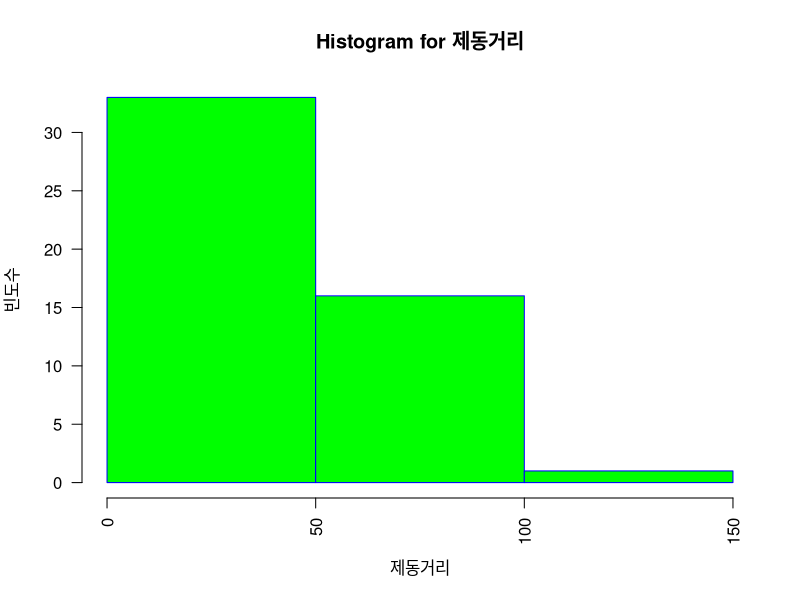
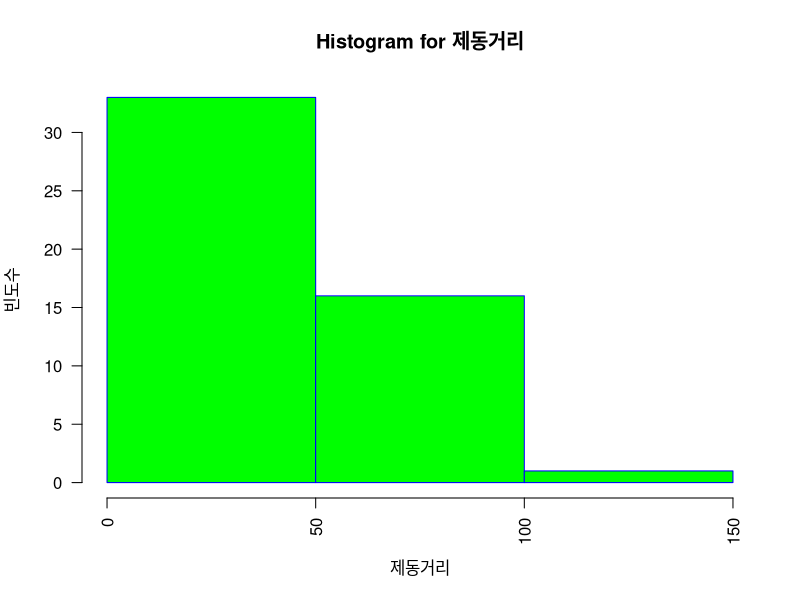
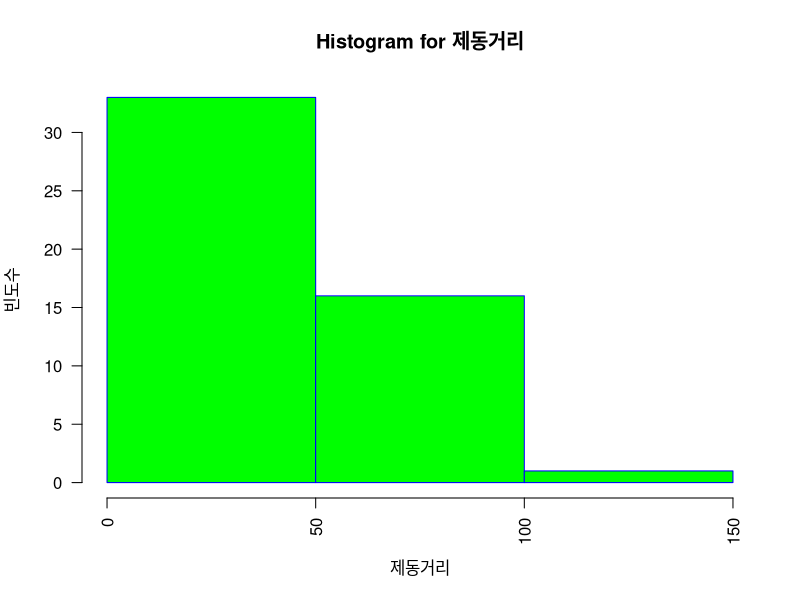
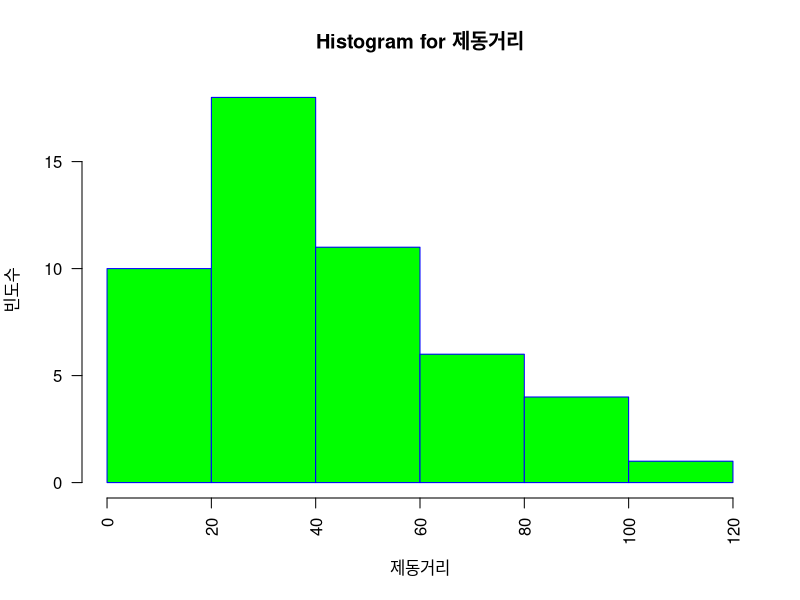

These charts were generated, in order, by the following R code:
str(cars)
head(cars)

dist <- cars[,2]                      # 자동차 제동거리
hist(dist,                            # 자료(data)
     main="Histogram for 제동거리",   # 제목
     xlab ="제동거리",                # x축 레이블
     ylab="빈도수",                   # y축 레이블
     border="blue",                   # 막대 테두리색
     col="green",                     # 막대 색
     las=2,                           # x축 글씨 방향(0~3)
     breaks=2)                        # 막대 개수 조절

hist(dist,                            # 자료(data)
     main="Histogram for 제동거리",   # 제목
     xlab ="제동거리",                # x축 레이블
     ylab="빈도수",                   # y축 레이블
     border="blue",                   # 막대 테두리색
     col="green",                     # 막대 색
     las=2,                           # x축 글씨 방향(0~3)
     breaks=3)                        # 막대 개수 조절

hist(dist,                            # 자료(data)
     main="Histogram for 제동거리",   # 제목
     xlab ="제동거리",                # x축 레이블
     ylab="빈도수",                   # y축 레이블
     border="blue",                   # 막대 테두리색
     col="green",                     # 막대 색
     las=2,                           # x축 글씨 방향(0~3)
     breaks=4)                        # 막대 개수 조절

hist(dist,                            # 자료(data)
     main="Histogram for 제동거리",   # 제목
     xlab ="제동거리",                # x축 레이블
     ylab="빈도수",                   # y축 레이블
     border="blue",                   # 막대 테두리색
     col="green",                     # 막대 색
     las=2,                           # x축 글씨 방향(0~3)
     breaks=5)                        # 막대 개수 조절
